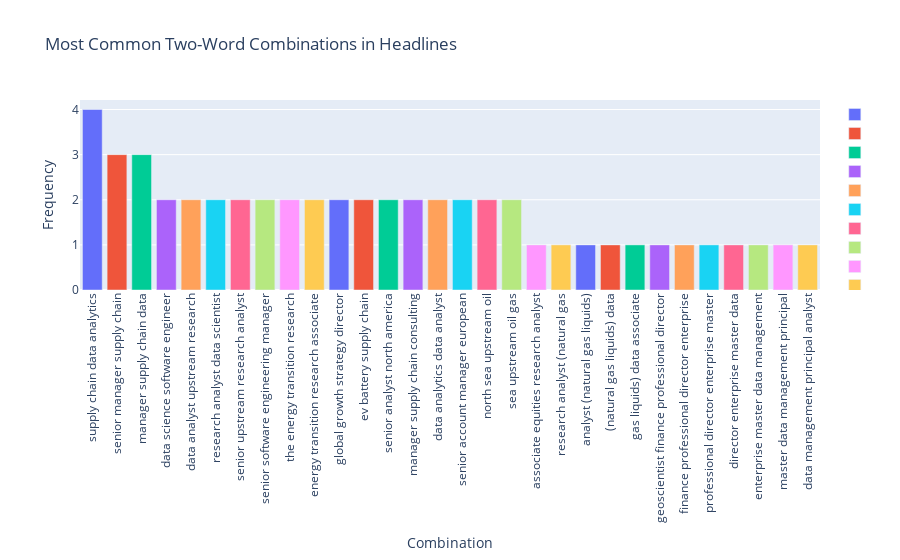

The code cell stored with this chart in its notebook:
### Code cell
# Load the CSV file
df = pd.read_csv('linkedin_profiles.csv')
# Define a list of characters to remove
undesired_characters = ['@', '|', '&', '-', '/', ',', '"']

# Convert all columns to lowercase and remove undesired characters
df = df.applymap(lambda s: s.lower() if type(s) == str else s)
df = df.replace({r: '' for r in undesired_characters}, regex=True)



# Split the headline by words and count their frequency
headlines = ' '.join(df['Headline'].tolist()).split()
word_counts = Counter(headlines)

# create a list of words to remove
words_to_remove = ['wood', 'mackenzie', 'at', '|', '&', '@','-','/','of', 'and']

# Define the number of words in each combination
num_words = 4

# Generate a list of n-word combinations and remove any that contain words to remove
combinations = [' '.join(i) for i in zip(*[headlines[j:] for j in range(num_words)])]
combinations_counts = Counter(combinations)
for w in words_to_remove:
    for key in combinations_counts.copy():
        if w in key.split(' '):
            del combinations_counts[key]

print(combinations_counts)
# Get the top x most common n-word combinations
top_combinations = combinations_counts.most_common(30)

# Create a bar chart of the top two-word combinations
fig = go.Figure(
    [go.Bar(x=[val[0]], y=[val[1]], hovertext=[f"Frequency: {val[1]}"], name="") for val in top_combinations]
)
fig.update_layout(
    title="Most Common X Combinations in Headlines",
    xaxis_title="Combination",
    yaxis_title="Frequency",
    xaxis_tickangle=-90
)
fig.show()

### Figure 1 — Plotly figure (JSON) as saved in the notebook; plotly's stock layout.template omitted (floating-point values rounded to 4 significant figures)
{"data": [{"hovertext": ["Frequency: 4"], "name": "", "type": "bar", "x": ["supply chain data analytics"], "y": [4]}, {"hovertext": ["Frequency: 3"], "name": "", "type": "bar", "x": ["senior manager supply chain"], "y": [3]}, {"hovertext": ["Frequency: 3"], "name": "", "type": "bar", "x": ["manager supply chain data"], "y": [3]}, {"hovertext": ["Frequency: 2"], "name": "", "type": "bar", "x": ["data science software engineer"], "y": [2]}, {"hovertext": ["Frequency: 2"], "name": "", "type": "bar", "x": ["data analyst upstream research"], "y": [2]}, {"hovertext": ["Frequency: 2"], "name": "", "type": "bar", "x": ["research analyst data scientist"], "y": [2]}, {"hovertext": ["Frequency: 2"], "name": "", "type": "bar", "x": ["senior upstream research analyst"], "y": [2]}, {"hovertext": ["Frequency: 2"], "name": "", "type": "bar", "x": ["senior software engineering manager"], "y": [2]}, {"hovertext": ["Frequency: 2"], "name": "", "type": "bar", "x": ["the energy transition research"], "y": [2]}, {"hovertext": ["Frequency: 2"], "name": "", "type": "bar", "x": ["energy transition research associate"], "y": [2]}, {"hovertext": ["Frequency: 2"], "name": "", "type": "bar", "x": ["global growth strategy director"], "y": [2]}, {"hovertext": ["Frequency: 2"], "name": "", "type": "bar", "x": ["ev battery supply chain"], "y": [2]}, {"hovertext": ["Frequency: 2"], "name": "", "type": "bar", "x": ["senior analyst north america"], "y": [2]}, {"hovertext": ["Frequency: 2"], "name": "", "type": "bar", "x": ["manager supply chain consulting"], "y": [2]}, {"hovertext": ["Frequency: 2"], "name": "", "type": "bar", "x": ["data analytics data analyst"], "y": [2]}, {"hovertext": ["Frequency: 2"], "name": "", "type": "bar", "x": ["senior account manager european"], "y": [2]}, {"hovertext": ["Frequency: 2"], "name": "", "type": "bar", "x": ["north sea upstream oil"], "y": [2]}, {"hovertext": ["Frequency: 2"], "name": "", "type": "bar", "x": ["sea upstream oil gas"], "y": [2]}, {"hovertext": ["Frequency: 1"], "name": "", "type": "bar", "x": ["associate equities research analyst"], "y": [1]}, {"hovertext": ["Frequency: 1"], "name": "", "type": "bar", "x": ["research analyst (natural gas"], "y": [1]}, {"hovertext": ["Frequency: 1"], "name": "", "type": "bar", "x": ["analyst (natural gas liquids)"], "y": [1]}, {"hovertext": ["Frequency: 1"], "name": "", "type": "bar", "x": ["(natural gas liquids) data"], "y": [1]}, {"hovertext": ["Frequency: 1"], "name": "", "type": "bar", "x": ["gas liquids) data associate"], "y": [1]}, {"hovertext": ["Frequency: 1"], "name": "", "type": "bar", "x": ["geoscientist finance professional director"], "y": [1]}, {"hovertext": ["Frequency: 1"], "name": "", "type": "bar", "x": ["finance professional director enterprise"], "y": [1]}, {"hovertext": ["Frequency: 1"], "name": "", "type": "bar", "x": ["professional director enterprise master"], "y": [1]}, {"hovertext": ["Frequency: 1"], "name": "", "type": "bar", "x": ["director enterprise master data"], "y": [1]}, {"hovertext": ["Frequency: 1"], "name": "", "type": "bar", "x": ["enterprise master data management"], "y": [1]}, {"hovertext": ["Frequency: 1"], "name": "", "type": "bar", "x": ["master data management principal"], "y": [1]}, {"hovertext": ["Frequency: 1"], "name": "", "type": "bar", "x": ["data management principal analyst"], "y": [1]}], "layout": {"title": {"text": "Most Common Two-Word Combinations in Headlines"}, "xaxis": {"tickangle": -90, "title": {"text": "Combination"}}, "yaxis": {"title": {"text": "Frequency"}}}}
